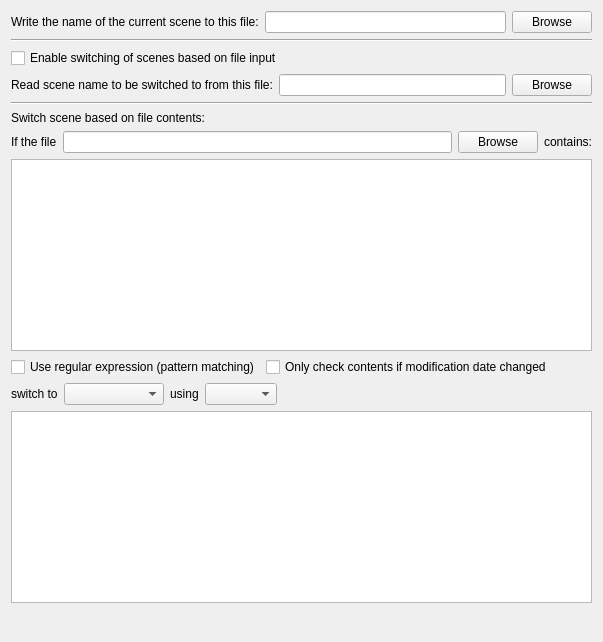
     <widget class="QWidget" name="fileTab">
      <attribute name="title">
       <string> Write To File / Read From File </string>
      </attribute>
      <layout class="QVBoxLayout" name="verticalLayout_9">
       <item>
        <layout class="QHBoxLayout" name="horizontalLayout_14">
         <item>
          <widget class="QLabel" name="label_15">
           <property name="text">
            <string>Write the name of the current scene to this file:</string>
           </property>
          </widget>
         </item>
         <item>
          <widget class="QLineEdit" name="writePathLineEdit"/>
         </item>
         <item>
          <widget class="QPushButton" name="browseButton">
           <property name="text">
            <string>Browse</string>
           </property>
          </widget>
         </item>
        </layout>
       </item>
       <item>
        <widget class="Line" name="line_2">
         <property name="orientation">
          <enum>Qt::Horizontal</enum>
         </property>
        </widget>
       </item>
       <item>
        <layout class="QHBoxLayout" name="horizontalLayout_16">
         <item>
          <widget class="QCheckBox" name="readFileCheckBox">
           <property name="text">
            <string>Enable switching of scenes based on file input</string>
           </property>
          </widget>
         </item>
         <item>
          <spacer name="horizontalSpacer_12">
           <property name="orientation">
            <enum>Qt::Horizontal</enum>
           </property>
           <property name="sizeHint" stdset="0">
            <size>
             <width>40</width>
             <height>20</height>
            </size>
           </property>
          </spacer>
         </item>
        </layout>
       </item>
       <item>
        <layout class="QHBoxLayout" name="horizontalLayout_15">
         <item>
          <widget class="QLabel" name="label_16">
           <property name="text">
            <string>Read scene name to be switched to from this file:</string>
           </property>
          </widget>
         </item>
         <item>
          <widget class="QLineEdit" name="readPathLineEdit"/>
         </item>
         <item>
          <widget class="QPushButton" name="browseButton_2">
           <property name="text">
            <string>Browse</string>
           </property>
          </widget>
         </item>
        </layout>
       </item>
       <item>
        <widget class="Line" name="line">
         <property name="orientation">
          <enum>Qt::Horizontal</enum>
         </property>
        </widget>
       </item>
       <item>
        <widget class="QLabel" name="label_39">
         <property name="text">
          <string>Switch scene based on file contents:</string>
         </property>
        </widget>
       </item>
       <item>
        <layout class="QHBoxLayout" name="horizontalLayout_36">
         <item>
          <widget class="QLabel" name="label_44">
           <property name="text">
            <string>If the file</string>
           </property>
          </widget>
         </item>
         <item>
          <widget class="QLineEdit" name="filePathLineEdit"/>
         </item>
         <item>
          <widget class="QPushButton" name="browseButton_3">
           <property name="text">
            <string>Browse</string>
           </property>
          </widget>
         </item>
         <item>
          <widget class="QLabel" name="label_40">
           <property name="text">
            <string>contains:</string>
           </property>
          </widget>
         </item>
        </layout>
       </item>
       <item>
        <widget class="QPlainTextEdit" name="fileTextEdit"/>
       </item>
       <item>
        <layout class="QHBoxLayout" name="horizontalLayout_37">
         <item>
          <widget class="QCheckBox" name="fileContentRegExCheckBox">
           <property name="text">
            <string>Use regular expression (pattern matching)</string>
           </property>
          </widget>
         </item>
         <item>
          <widget class="QCheckBox" name="fileContentTimeCheckBox">
           <property name="text">
            <string>Only check contents if modification date changed</string>
           </property>
          </widget>
         </item>
         <item>
          <spacer name="horizontalSpacer_11">
           <property name="orientation">
            <enum>Qt::Horizontal</enum>
           </property>
           <property name="sizeHint" stdset="0">
            <size>
             <width>40</width>
             <height>20</height>
            </size>
           </property>
          </spacer>
         </item>
        </layout>
       </item>
       <item>
        <layout class="QHBoxLayout" name="horizontalLayout_38">
         <item>
          <widget class="QLabel" name="label_45">
           <property name="text">
            <string>switch to</string>
           </property>
          </widget>
         </item>
         <item>
          <widget class="QComboBox" name="fileScenes">
           <property name="sizePolicy">
            <sizepolicy hsizetype="Maximum" vsizetype="Fixed">
             <horstretch>0</horstretch>
             <verstretch>0</verstretch>
            </sizepolicy>
           </property>
           <property name="minimumSize">
            <size>
             <width>100</width>
             <height>0</height>
            </size>
           </property>
          </widget>
         </item>
         <item>
          <widget class="QLabel" name="label_46">
           <property name="text">
            <string>using</string>
           </property>
          </widget>
         </item>
         <item>
          <widget class="QComboBox" name="fileTransitions"/>
         </item>
         <item>
          <spacer name="horizontalSpacer_2">
           <property name="orientation">
            <enum>Qt::Horizontal</enum>
           </property>
           <property name="sizeHint" stdset="0">
            <size>
             <width>40</width>
             <height>20</height>
            </size>
           </property>
          </spacer>
         </item>
        </layout>
       </item>
       <item>
        <widget class="QListWidget" name="fileSwitchesList">
         <property name="sizePolicy">
          <sizepolicy hsizetype="Expanding" vsizetype="Expanding">
           <horstretch>0</horstretch>
           <verstretch>0</verstretch>
          </sizepolicy>
         </property>
         <property name="sortingEnabled">
          <bool>false</bool>
         </property>
        </widget>
       </item>
       <item>
        <layout class="QHBoxLayout" name="horizontalLayout_35">
         <item>
          <widget class="QPushButton" name="fileAdd">
           <property name="maximumSize">
            <size>
             <width>22</width>
             <height>22</height>
            </size>
           </property>
           <property name="flat">
            <bool>true</bool>
           </property>
           <property name="themeID" stdset="0">
            <string notr="true">addIconSmall</string>
           </property>
          </widget>
         </item>
         <item>
          <widget class="QPushButton" name="fileRemove">
           <property name="maximumSize">
            <size>
             <width>22</width>
             <height>22</height>
            </size>
           </property>
           <property name="flat">
            <bool>true</bool>
           </property>
           <property name="themeID" stdset="0">
            <string notr="true">removeIconSmall</string>
           </property>
          </widget>
         </item>
         <item>
          <spacer name="horizontalSpacer_38">
           <property name="orientation">
            <enum>Qt::Horizontal</enum>
           </property>
           <property name="sizeHint" stdset="0">
            <size>
             <width>40</width>
             <height>20</height>
            </size>
           </property>
          </spacer>
         </item>
        </layout>
       </item>
      </layout>
     </widget>
